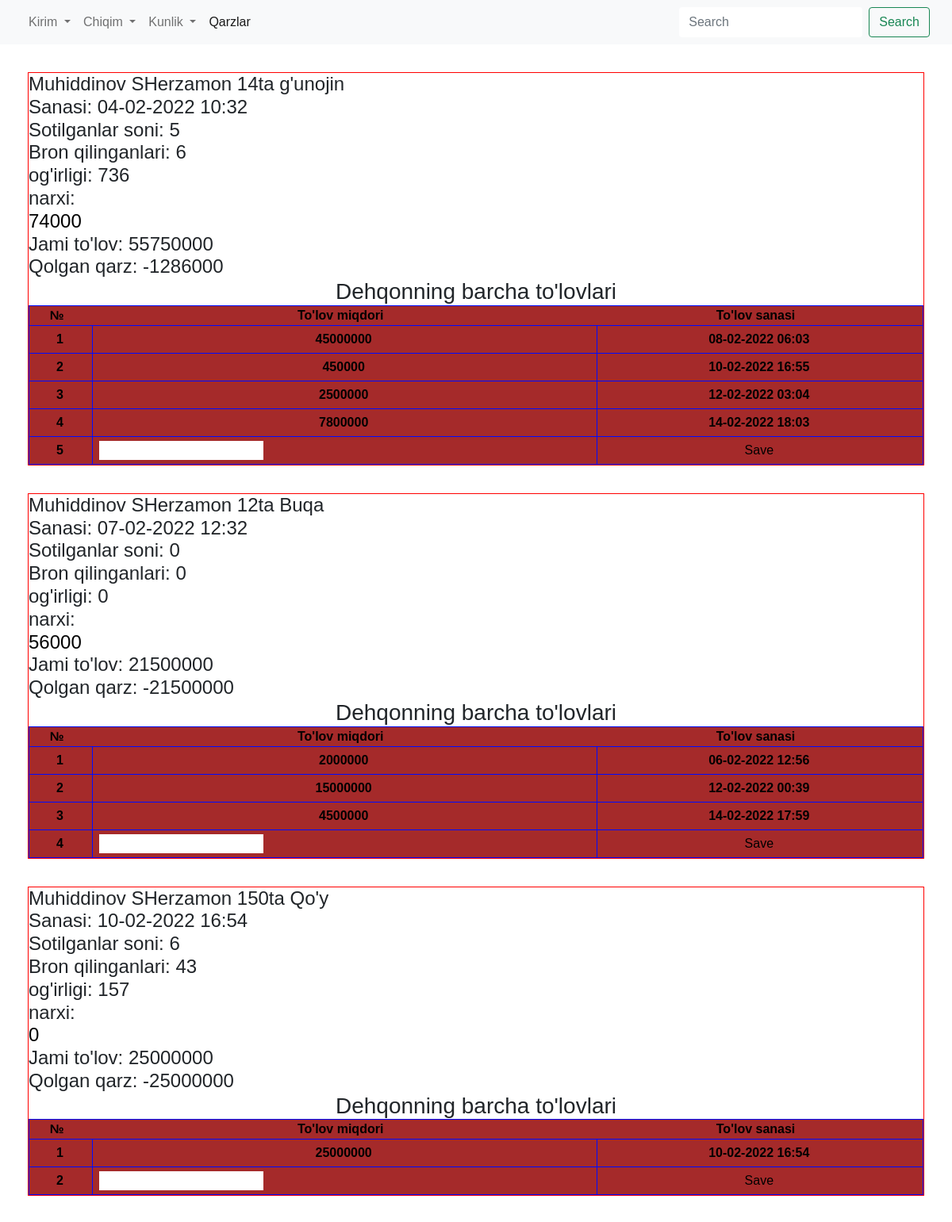
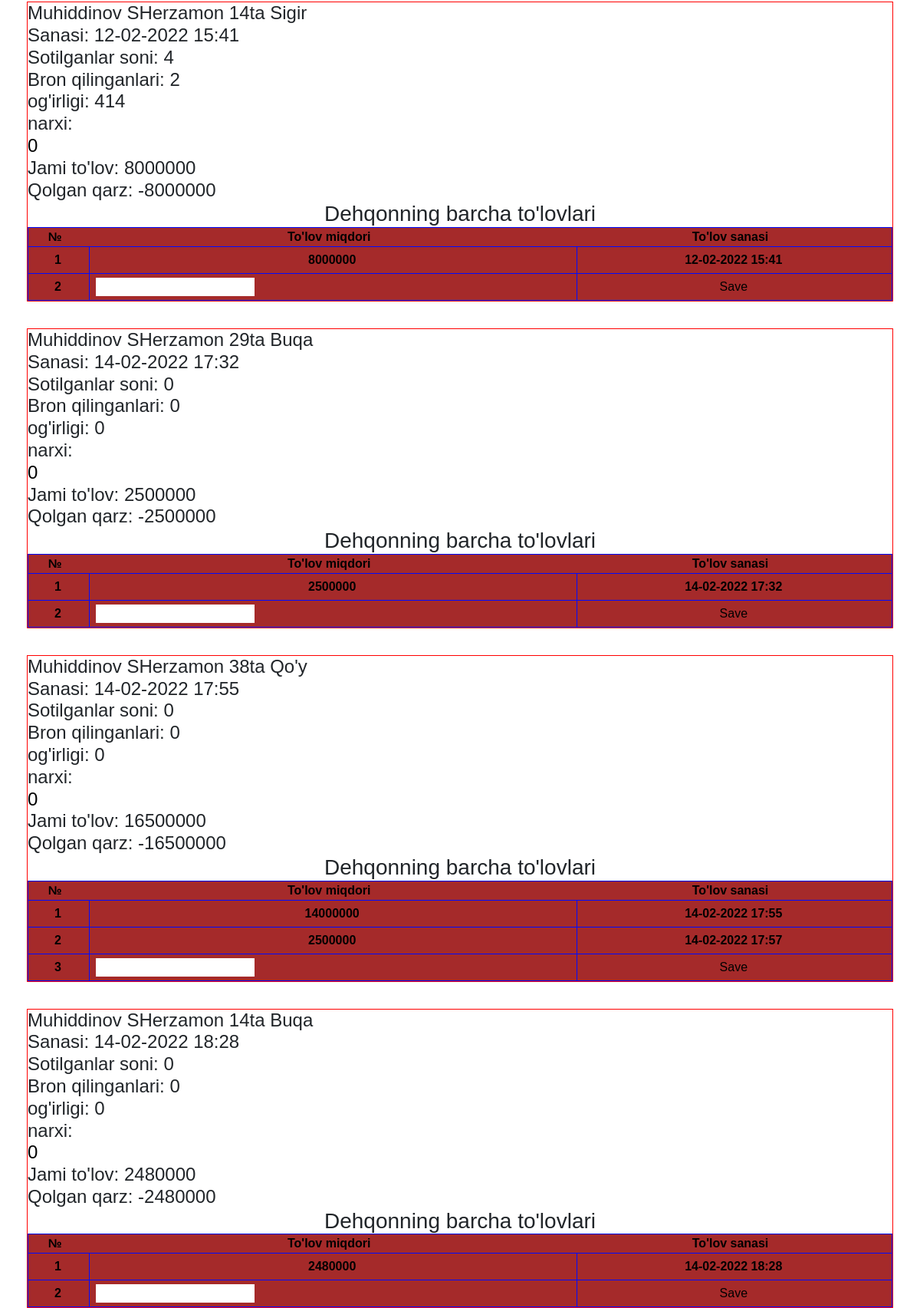
The app's page /dehqon/2/ (signed in) with its own data (2 pictures, top to bottom).
### app/models.py (models this page shows, shortened)
class Client(models.Model):
    full_name  =models.CharField(max_length=250, null=True, blank=True)
    address = models.CharField(max_length=225, null=True, blank=True)
    phone = models.CharField(max_length=25, null=True, blank=True)
    role = models.CharField(max_length=125, null=True, blank=True, choices=[
        ('dehqon', 'Dehqon'),
        ('client', 'Qushxona Klienti(Sotib oluvhi)'),
        ('sotuvchi', "Bozordagi sotuvchi"),
        ('kallahasb', 'Kalla hasb oluvchi sotuvchi'),
        ('Teri', 'Teri oluvchi sotuvchi')
    ])
    status_bozor = models.BooleanField(default=False, null=True, blank=True)

class Product(models.Model):
    name = models.CharField(max_length=150, null=True, blank=True)

### app/views.py (the view)
# urls.py: path('dehqon/<int:slug>/', dehqonView, name='dehqonpage'),
@qushxona_only
def dehqonView(request, slug):
    dehqon = Client.objects.get(id=slug)
    products = ExpenseDehqon.objects.filter(dehqon=dehqon, status='progress')
    data = []
    for i in products:
        tulovlar = []
        summ = 0
        sanoq = 1
        for j in IncomeDehqon.objects.filter(dehqon_product=i):
            tulovlar.append(
                {
                    'amount': j.amount,
                    'id': sanoq,
                    'date': j.created_date.strftime("%d-%m-%Y %H:%M")
                }
            )
            sanoq += 1
            summ += j.amount
        sotilganlari = sum([i.quantity for i in IncomeClient.objects.filter(~Q(status='bron'), product_dehqon=i)])
        bronlari = sum([i.quantity for i in IncomeClient.objects.filter(status='bron', product_dehqon=i)])
        ogirligi = sum([i.weight for i in IncomeClient.objects.filter(product_dehqon=i)])
        data.append({
            'dehqon': i.dehqon.full_name,
            'product': i.product.name,
            'quantity': i.quantity,
            'sotilganlari': sotilganlari,
            'ogirligi': ogirligi,
            'price': i.price,
            'date': i.created_date.strftime("%d-%m-%Y %H:%M"),
            'tulovlar': tulovlar,
            'bron': bronlari,
            'id': i.id,
            'deh_id': i.dehqon.id,
            'next': sanoq,
            'Summa': summ,
            'qarz': (ogirligi * i.price) - summ,
            'status': (i.quantity == sotilganlari and summ >= ogirligi * i.price)
        })
    return render(request, 'dehqon.html', {'data': data})

### app/views.py (called while the page is built)
def qushxona_only(function):
    @wraps(function)
    def wrap(request, *args, **kwargs):
        profile = request.user
        if ('qushxona' in  profile.username) or ('admin' in profile.username) :
            return function(request, *args, **kwargs)
        else:
            return redirect('login')
    return wrap

### templates/dehqon.html (shortened to what this page needs)
{% extends 'base.html' %}
{% block content %}
    {% for i in data %}
    <div class="seperate" style="border: 1px solid; border-color:red; margin: 35px;">
        <h4>{{ i.dehqon }}  {{ i.quantity }}ta {{ i.product }}  </h4>
        <h4>Sanasi: {{ i.date }}</h4>
        <h4>Sotilganlar soni: {{ i.sotilganlari }}</h4>
        <h4>Bron qilinganlari: {{ i.bron }}</h4>
        <h4>og'irligi: {{ i.ogirligi }}</h4>
        <h4>narxi: <input onchange="clientpricechange({{ i.id }})" value="{{ i.price }}" id="newprice_{{ i.id }}" type="number"></h4>
        <h4>Jami to'lov: {{ i.Summa }}</h4>
        <h4>Qolgan qarz: {{ i.qarz }}</h4>
        <h3 style="text-align:center"> Dehqonning barcha to'lovlari</h3>
        <div style="magin: 20px" class="qushxona__table1">
        <table class="qushxona_table">
            <tr>
                <th>№</th>
                <th>To'lov miqdori</th>
                <th>To'lov sanasi</th>
            </tr>
            {% for j in i.tulovlar %}
            <tr>
                <td>{{ j.id }}</td>
                <td>{{ j.amount }}</td>
                <td>{{ j.date }}</td>
            </tr>
                {% endfor %}
            <tr>
                <td>{{ i.next }}</td>
                <td><input id="tulov_summa_{{ i.id }}" type="number"></td>
                <td><button onclick="income_dehqon_save({{ i.id }})" >Save</button></td>
            </tr>
        </table>
        </div>
    </div>
    {% endfor %}
{% endblock %}

### static/css/main.css (style rules this page uses)
.qushxona__table1 { max-width: 1440px; position: relative; color: black; font-weight: bold; text-align: center; background-color: brown; }
.qushxona__table1 table { width: 100%; }
.qushxona__table1 tr, .qushxona__table1 td { border: 1px inset #000BFF; }
.table th, td { text-align: center; padding: 5px 8px; border: 1px solid #fff; }
body { font-family: Arial, Helvetica, sans-serif; }
* { margin: 0px; padding: 0px; box-sizing: border-box; }
body, html { height: 100%; font-family: sans-serif; }
h1,h2,h3,h4,h5,h6 { margin: 0px; }
input { display: block; outline: none; border: none !important; }
button { outline: none !important; border: none; background: transparent; }
table { width: 100%; }
th, td { font-weight: unset; padding-right: 10px; }

### records on screen
Client: dehqon "Muhiddinov SHerzamon" "Muhiddinov SHerzamon" "Muhiddinov SHerzamon" "Muhiddinov SHerzamon" "Muhiddinov SHerzamon" "Muhiddinov SHerzamon" "Muhiddinov SHerzamon"
Product: product "g'unojin"
Product: product "Buqa" "Buqa" "Buqa"
Product: product "Qo'y" "Qo'y"
Product: product "Sigir"

### other values on screen
{{ i.quantity }} "14" "12" "150" "14" "29" "38" "14"
{{ i.date }} "04-02-2022 10:32" "07-02-2022 12:32" "10-02-2022 16:54" "12-02-2022 15:41" "14-02-2022 17:32" "14-02-2022 17:55" "14-02-2022 18:28"
{{ i.sotilganlari }} "5" "0" "6" "4" "0" "0" "0"
{{ i.bron }} "6" "0" "43" "2" "0" "0" "0"
{{ i.ogirligi }} "736" "0" "157" "414" "0" "0" "0"
{{ i.Summa }} "55750000" "21500000" "25000000" "8000000" "2500000" "16500000" "2480000"
{{ i.qarz }} "-1286000" "-21500000" "-25000000" "-8000000" "-2500000" "-16500000" "-2480000"
{{ j.id }} "1" "2" "3" "4" "1" "2" "3" "1" "1" "1" "1" "2" "1"
{{ j.amount }} "45000000" "450000" "2500000" "7800000" "2000000" "15000000" "4500000" "25000000" "8000000" "2500000" "14000000" "2500000" "2480000"
{{ j.date }} "08-02-2022 06:03" "10-02-2022 16:55" "12-02-2022 03:04" "14-02-2022 18:03" "06-02-2022 12:56" "12-02-2022 00:39" "14-02-2022 17:59" "10-02-2022 16:54" "12-02-2022 15:41" "14-02-2022 17:32" "14-02-2022 17:55" "14-02-2022 17:57" "14-02-2022 18:28"
{{ i.next }} "5" "4" "2" "2" "2" "3" "2"
